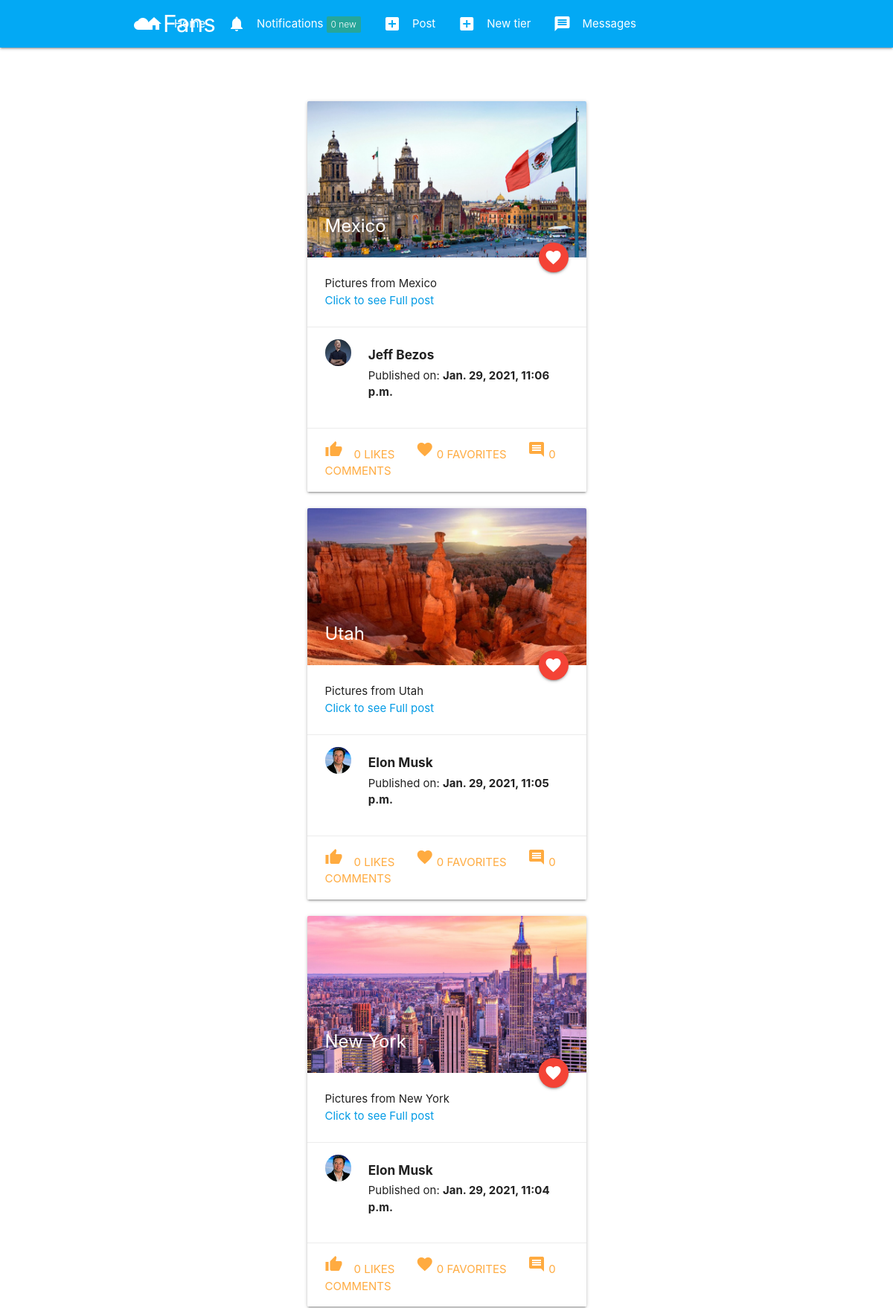
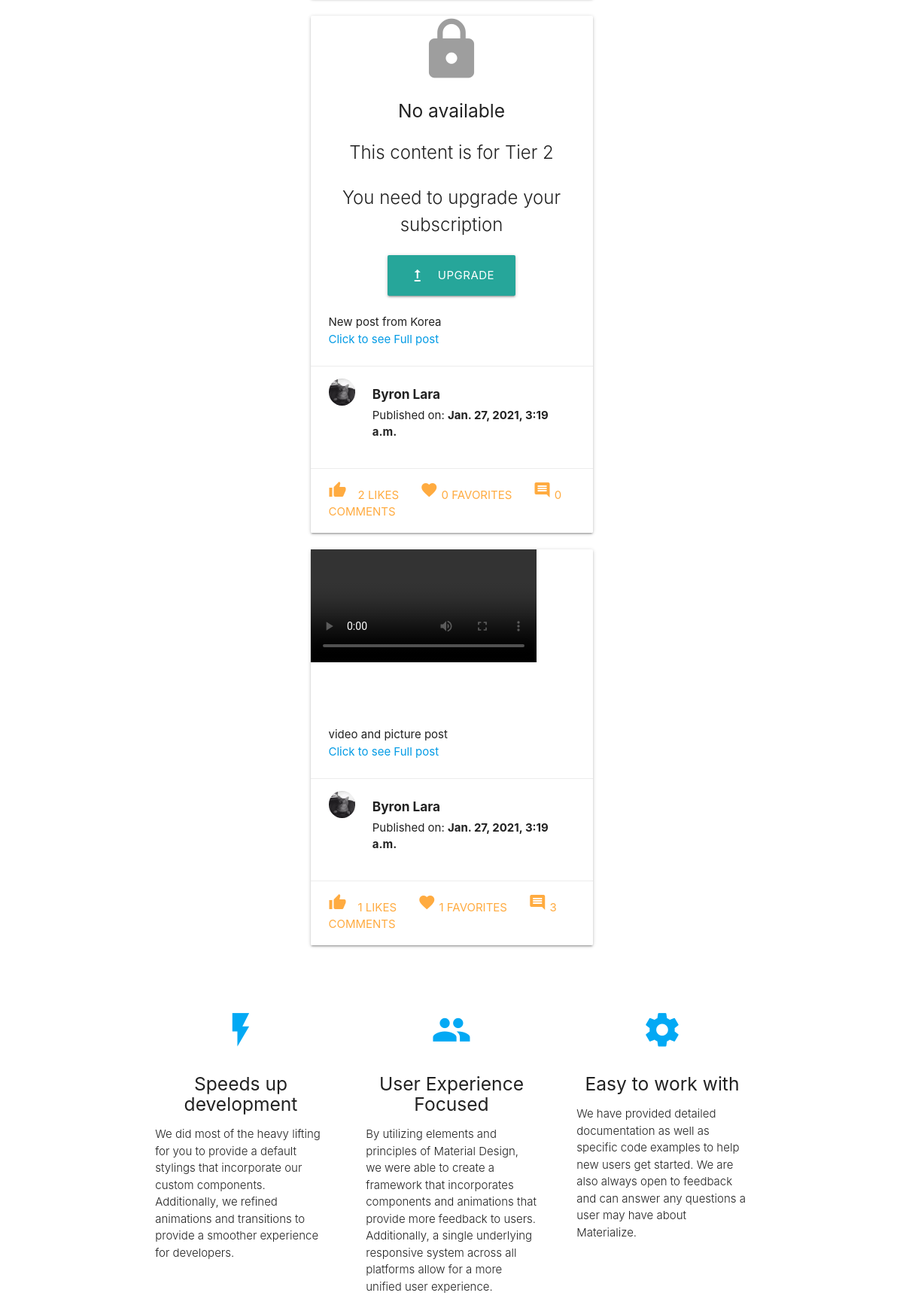
The page / (signed in, upper part) on the database its author committed (2 pictures, top to bottom).
### post/models.py (models this page shows, shortened)
class Stream(models.Model):
    subscribed = models.ForeignKey(User, on_delete=models.CASCADE, related_name='stream_subscribed')
    user = models.ForeignKey(User, on_delete=models.CASCADE)
    post = models.ForeignKey(Post, on_delete=models.CASCADE)
    visible = models.BooleanField(default=False)
    date = models.DateTimeField(auto_now_add=True)

class Post(models.Model):
    id = models.UUIDField(primary_key=True, default=uuid.uuid4, editable=False)
    content = models.ManyToManyField(PostFileContent, related_name='contents')
    title = models.CharField(max_length=150)
    caption = models.TextField(max_length=1500, verbose_name='Caption')
    posted = models.DateTimeField(auto_now_add=True)
    tier = models.ForeignKey(Tier, on_delete=models.CASCADE, related_name='tiers')
    user = models.ForeignKey(User, on_delete=models.CASCADE)
    likes_count = models.IntegerField(default=0)
    comments_count = models.IntegerField(default=0)
    favorites_count = models.IntegerField(default=0)
    def get_absolute_url(self):
        return reverse('postdetails', args=[str(self.id)])

class PostFileContent(models.Model):
    user = models.ForeignKey(User, on_delete=models.CASCADE, related_name='content_owner')
    file = models.FileField(upload_to=user_directory_path)
    tier = models.ForeignKey(Tier, on_delete=models.CASCADE, related_name='tier_file')
    posted = models.DateTimeField(auto_now_add=True)

### authy/models.py (models this page shows, shortened)
class Profile(models.Model):
	user = models.OneToOneField(User, on_delete=models.CASCADE, related_name='profile')
	location = models.CharField(max_length=50, null=True, blank=True)
	url = models.CharField(max_length=80, null=True, blank=True)
	profile_info = models.TextField(max_length=150, null=True, blank=True)
	created = models.DateField(auto_now_add=True)
	picture = models.ImageField(upload_to=user_directory_path_profile, blank=True, null=True, verbose_name='Picture')
	banner = models.ImageField(upload_to=user_directory_path_banner, blank=True, null=True, verbose_name='Banner')

### tier/models.py (models this page shows, shortened)
class Tier(models.Model):
    number = models.PositiveSmallIntegerField(default=0)
    description = models.TextField(max_length=800, verbose_name='Description')
    price = models.IntegerField(verbose_name='Price')
    can_message = models.BooleanField(default=False)
    user = models.ForeignKey(User, on_delete=models.CASCADE, related_name='tier_user')
    def __str__(self):
        return 'Tier ' + str(self.number)

### post/views.py (the view)
# urls.py: path('', index, name='index'),
@login_required
def index(request):
    user = request.user
    stream_items = Stream.objects.filter(user=user).order_by('-date')
    paginator = Paginator(stream_items, 9)
    page_number = request.GET.get('page')
    stream_data = paginator.get_page(page_number)
    context = {
        'stream_data': stream_data,
    }
    return render(request, 'index.html', context)

### authy/views.py (called while the page is built)
def SideNavInfo(request):
	user = request.user
	nav_profile = None
	fans = None
	follows = None
	if user.is_authenticated:
		nav_profile = Profile.objects.get(user=user)
		fans = Subscription.objects.filter(subscribed=user).count()
		follows = Subscription.objects.filter(subscriber=user).count()
	return {'nav_profile': nav_profile, 'fans': fans, 'follows': follows}

### direct/views.py (called while the page is built)
def CheckDirects(request):
    directs_count = 0
    if request.user.is_authenticated:
        directs_count = Message.objects.filter(user=request.user, is_read=False).count()
    return {'directs_count': directs_count}

### notifications/views.py (called while the page is built)
def CountNotifications(request):
    count_notifications = None
    if request.user.is_authenticated:
        count_notifications = Notification.objects.filter(user=request.user, is_seen=False).count()
    return {'count_notifications': count_notifications}

### fans_clone/templates/index.html (shortened to what this page needs)
{% extends 'base.html' %}
{% load static %}
{% block content %}
  <div class="col s6 offset-s3">
  {% for stream in stream_data %}
    <div class="col s12 m12">
      <div class="card">
      {% if stream.visible == True %}
        <div class="card-image">
        {% if stream.post.content.first.file.name|slice:"-3:" == 'jpg' %}
          <a href="{{ stream.post.get_absolute_url }}"><img src="{{ stream.post.content.first.file.url }}"></a>
          <span class="card-title"><b>{{ stream.post.title }}</b></span>
          <a class="btn-floating halfway-fab waves-effect waves-light red"><i class="material-icons">favorite</i></a>
        {% else %}
        <div class="video-container">
          <video class="responsive-video" controls="controls" preload="metadata">
            <source src="{{ stream.post.content.first.file.url }}#t=0.5" type="video/mp4">
          </video>
        </div>
        {% endif %}
        </div>
      {% else %}
          <div class="center-align">
            <i class="material-icons large grey-text">lock</i>
            <br>
            <h5>No available</h5>
            <p class="card-title grey-text text-darken-4">This content is for {{ stream.post.tier }}</p>
            <span class="card-title grey-text text-darken-4">You need to upgrade your subscription</span>
            <br><br>
            <a class="waves-effect waves-light btn-large"><i class="material-icons left">upgrade</i>Upgrade</a>
          </div>
      {% endif %}
        <div class="card-content">
          {{ stream.post.caption }}
          <p><a href="{{ stream.post.get_absolute_url }}">Click to see Full post</a></p>
        </div>
        <div class="card-action">
          <div class="row">
            <div class="col s2">
              {% if stream.post.user.profile.picture %}
                <img src="{{ stream.post.user.profile.picture.url }}" class="circle responsive-img">
              {% else %}
                <img src="{% static 'img/no_avatar.jpg' %}" class="circle responsive-img">
              {% endif %}
            </div>
            <div class="col s10">
              <h6><b>{{ stream.post.user.first_name }} {{ stream.post.user.last_name }}</b></h6>
              <span>Published on: <b>{{ stream.post.posted }}</b></span>
            </div>
          </div>
        </div>
        <div class="card-action">
          <a href="{% url 'postlike' stream.post.id %}"><i class="material-icons left">thumb_up</i>{{ stream.post.likes_count }} Likes</a>
          <a href="#"><i class="material-icons">favorite</i> {{ stream.post.favorites_count }} Favorites</a>
          <a href="#"><i class="material-icons">comment</i> {{ stream.post.comments_count }} Comments</a>
        </div>
      </div>
    </div>
    {% endfor %}
  </div>
  <div class="col s12 m12 center-align">
  </div>
{% endblock %}
{% block icons %}
  <div class="container">
    <div class="section">
      <div class="row">
        <div class="col s12 m4">
          <div class="icon-block">
            <h2 class="center light-blue-text"><i class="material-icons">flash_on</i></h2>
            <h5 class="center">Speeds up development</h5>
            <p class="light">We did most of the heavy lifting for you to provide a default stylings that incorporate our custom components. Additionally, we refined animations and transitions to provide a smoother experience for developers.</p>
          </div>
        </div>
        <div class="col s12 m4">
          <div class="icon-block">
            <h2 class="center light-blue-text"><i class="material-icons">group</i></h2>
            <h5 class="center">User Experience Focused</h5>
            <p class="light">By utilizing elements and principles of Material Design, we were able to create a framework that incorporates components and animations that provide more feedback to users. Additionally, a single underlying responsive system across all platforms allow for a more unified user experience.</p>
          </div>
        </div>
        <div class="col s12 m4">
          <div class="icon-block">
            <h2 class="center light-blue-text"><i class="material-icons">settings</i></h2>
            <h5 class="center">Easy to work with</h5>
            <p class="light">We have provided detailed documentation as well as specific code examples to help new users get started. We are also always open to feedback and can answer any questions a user may have about Materialize.</p>
          </div>
        </div>
      </div>
    </div>
    <br><br>
  </div>
{% endblock %}

### fans_clone/static/css/style.css (style rules this page uses)
.icon-block { padding: 0 15px; }
.icon-block .material-icons { font-size: inherit; }

### rows shown on the page
Stream: post.content.first.file (picture), post "Mexico", post.caption "Pictures from Mexico", post.user.profile.picture (placeholder picture), post.user.first_name "Jeff", post.user.last_name "Bezos", post.posted "Jan. 29, 2021, 11:06 p.m.", post.likes_count "0", post.favorites_count "0", post.comments_count "0"
Stream: post.content.first.file (picture), post "Utah", post.caption "Pictures from Utah", post.user.profile.picture (placeholder picture), post.user.first_name "Elon", post.user.last_name "Musk", post.posted "Jan. 29, 2021, 11:05 p.m.", post.likes_count "0", post.favorites_count "0", post.comments_count "0"
Stream: post.content.first.file (picture), post "New York", post.caption "Pictures from New York", post.user.profile.picture (placeholder picture), post.user.first_name "Elon", post.user.last_name "Musk", post.posted "Jan. 29, 2021, 11:04 p.m.", post.likes_count "0", post.favorites_count "0", post.comments_count "0"
Stream: post.tier "Tier 2", post.caption "New post from Korea", post.user.profile.picture (placeholder picture), post.user.first_name "Byron", post.user.last_name "Lara", post.posted "Jan. 27, 2021, 3:19 a.m.", post.likes_count "2", post.favorites_count "0", post.comments_count "0"
Stream: post.caption "video and picture post", post.user.profile.picture (placeholder picture), post.user.first_name "Byron", post.user.last_name "Lara", post.posted "Jan. 27, 2021, 3:19 a.m.", post.likes_count "1", post.favorites_count "1", post.comments_count "3"

### other values the page prints
{{ count_notifications }} "0"
